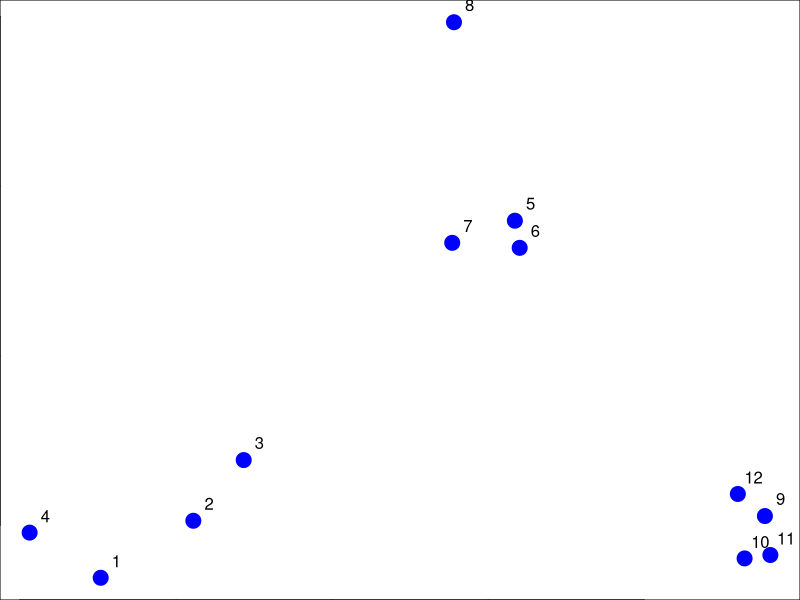
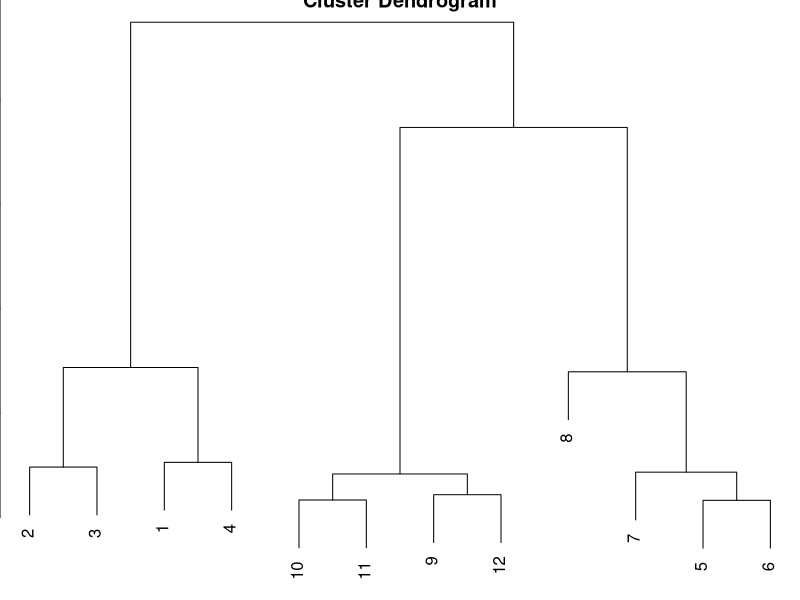
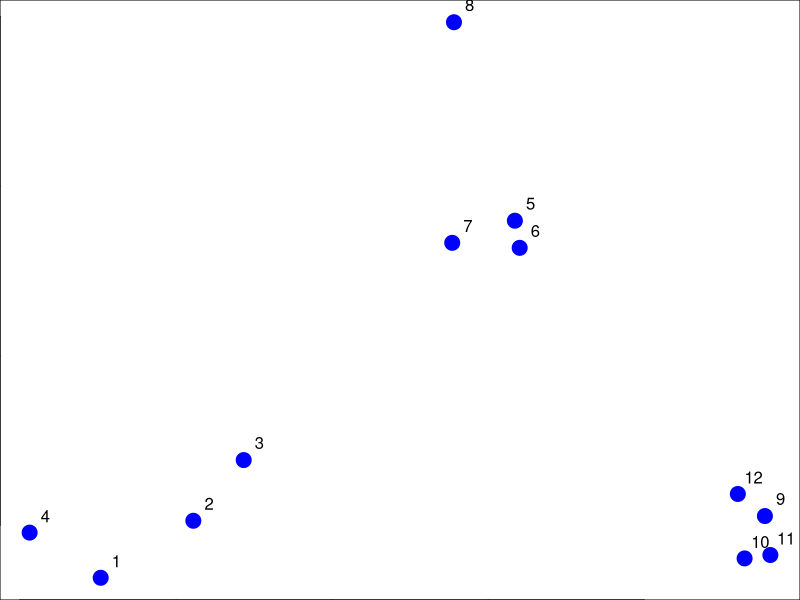
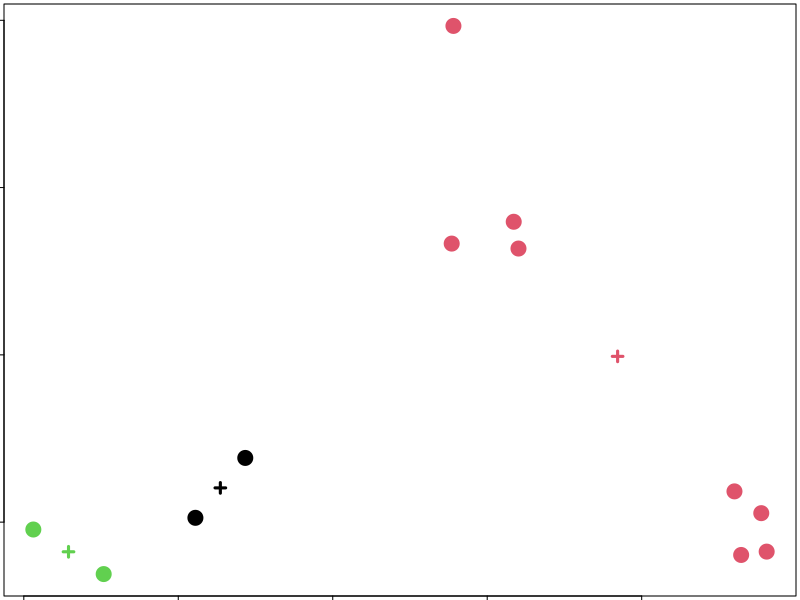

The R script that drew these images, in order:
## hierarchical clustering

set.seed(1234)
par(mar = c(0,0,0,0))
x <- rnorm(12, mean = rep(1:3, each = 4), sd = .2)
y <- rnorm(12, mean = rep(c(1,2,1), each = 4), sd = .2)
plot(x,y, col = "blue", pch = 19, cex = 2)
text(x + 0.05, y + 0.05, labels = as.character(1:12))


dataFrame <- data.frame(x = x, y = y)
distxy <- dist(dataFrame)
hClustering <- hclust(distxy)
plot(hClustering)


## K-means clustering
set.seed(1234)
x <- rnorm(12, mean = rep(1:3, each = 4), sd = .2)
y <- rnorm(12, mean = rep(c(1,2,1), each = 4), sd = .2)
plot(x,y, col = "blue", pch = 19, cex = 2)
text(x + 0.05, y + 0.05, labels = as.character(1:12))

dataFrame <- data.frame(x,y)
kmeansObj <- kmeans(dataFrame, centers = 3)
names(kmeansObj)
kmeansObj$cluster

par(mar= rep(.2,4))
plot(x,y,col=kmeansObj$cluster, pch = 19, cex =2)
points(kmeansObj$centers, col = 1:3, pch =3, lwd = 3)